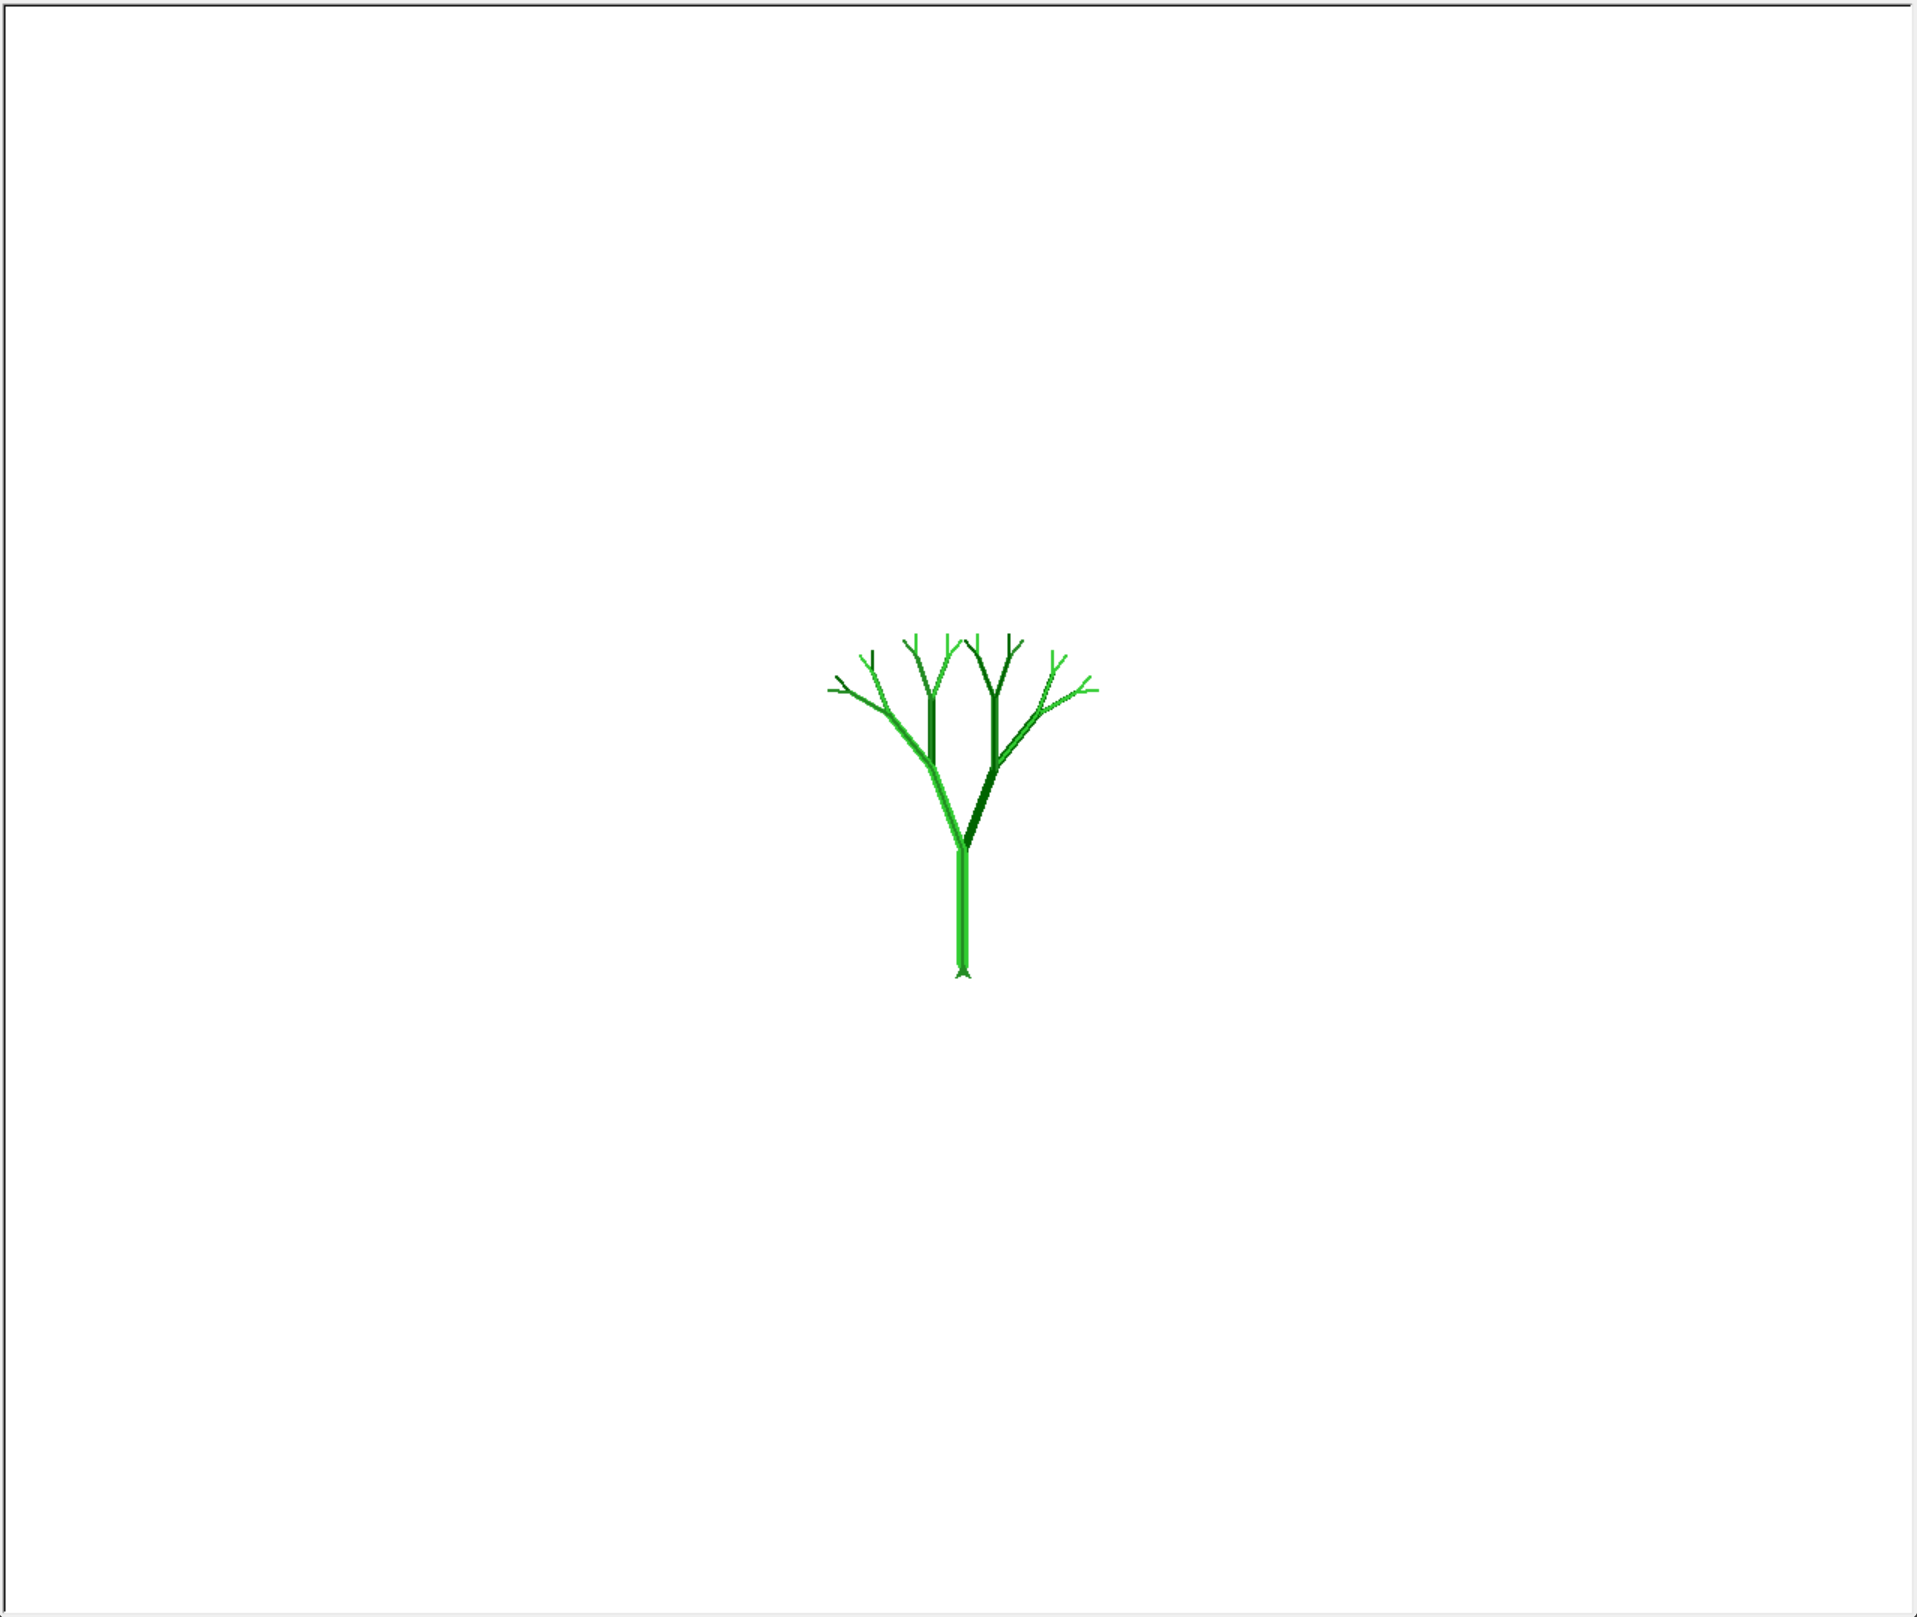

The script that drew this image:
import turtle
import random

def draw_tree(branch_len, t):
    if branch_len > 5:
        t.pensize(branch_len / 10)  # Adjust pensize based on branch length

        # Vary colors slightly for realism
        t.color(random.choice(["#228B22", "#32CD32", "#006400"]))

        t.forward(branch_len)
        t.right(20)
        draw_tree(branch_len - 15, t)
        t.left(40)
        draw_tree(branch_len - 15, t)
        t.right(20)
        t.backward(branch_len)

def main():
    t = turtle.Turtle()
    my_win = turtle.Screen()
    t.left(90)
    t.up()
    t.backward(100)
    t.down()
    t.color("brown")  # Set initial trunk color
    draw_tree(75, t)
    my_win.exitonclick()

if __name__ == "__main__":
    main()
